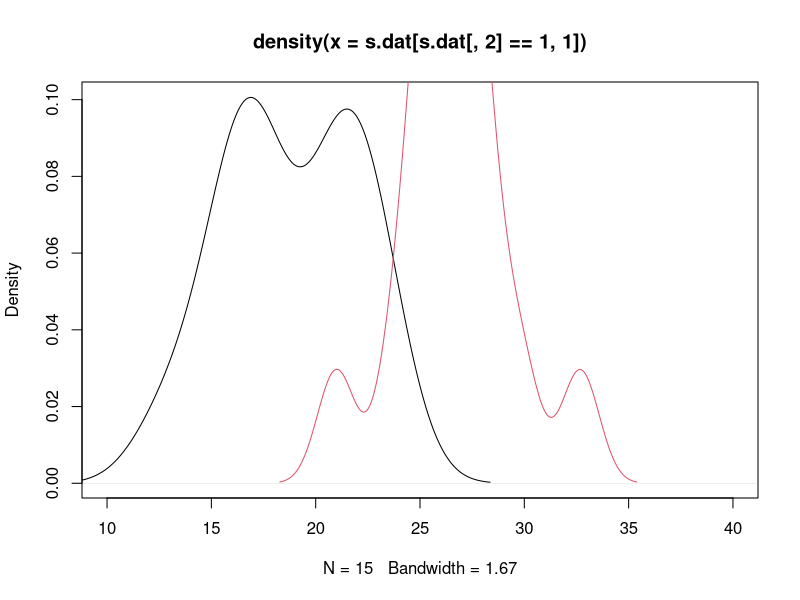
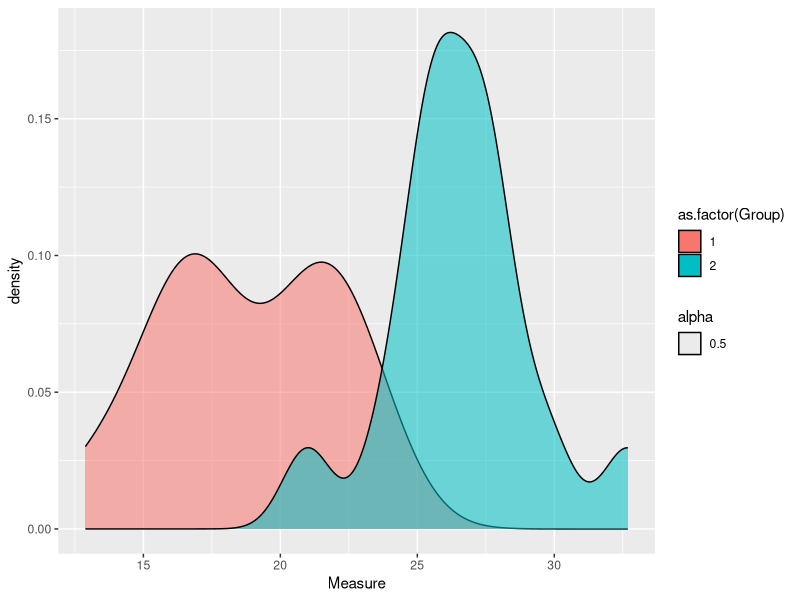
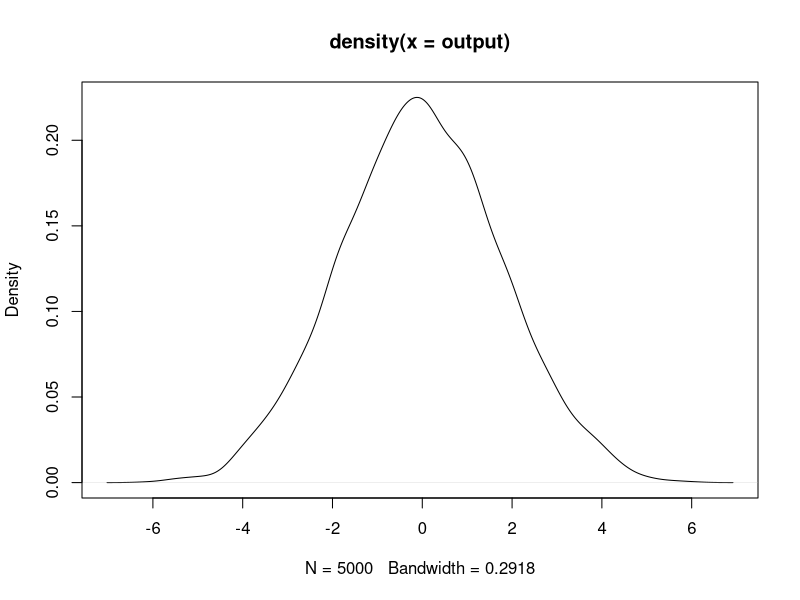
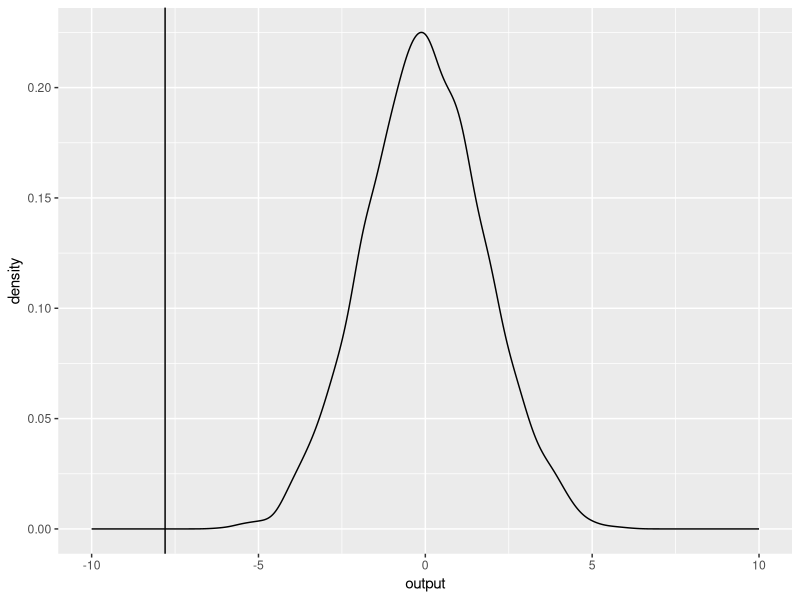
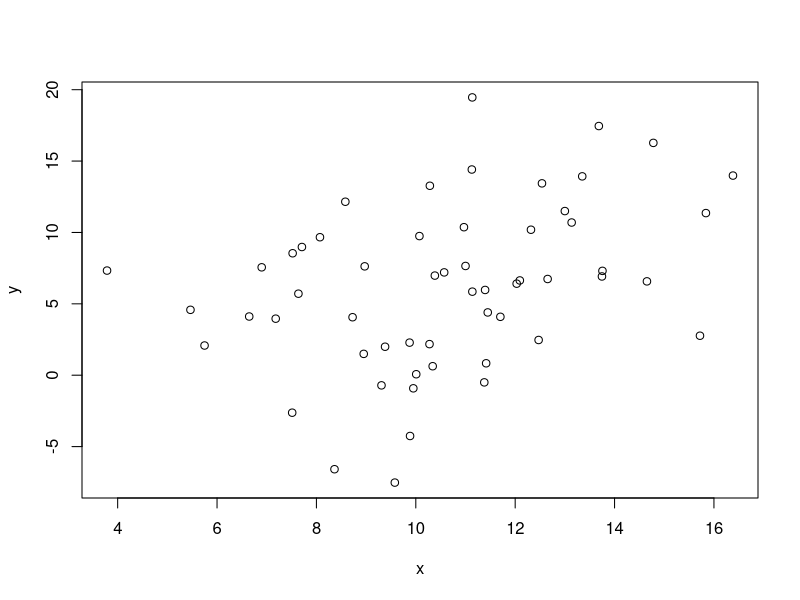

Write R code to recreate these figures, in order. (Note: this script raises an error after producing the figures.)
######Null models / Randomization tests code##########
# Date: 4/24/2012
# Author: E. M. Hart
# Description: Code to demonstrate and teach 
# null models and Monte Carlo methods.
# Includes plotting methods from standard R libraries
# and ggplot2 libraries
# requires two data files
# available at https://github.com/emhart/Misc_Func
# they are vaAnts.csv or aussieAnts.csv
#####################################################

###Example 1
# Simple test of difference of two means
####

#############Note I do some plots in regular and again in ggplot, so install ggplot if you want to try it.
#install.packages("ggplot2")
library(ggplot2)
###Generate two random data sets###

#set sample size
n <- 15

####Create data frame

s.dat <- data.frame(cbind(c(rnorm(n,20,3),rnorm(n,27,3)),c(rep(1,n),rep(2,n))))
colnames(s.dat) <- c("Measure","Group")
####Stanard R plot
plot(density(s.dat[s.dat[,2]==1,1]),xlim=c(10,40))
lines(density(s.dat[s.dat[,2]==2,1]),col=2)
####ggplot2 code
ggplot(s.dat,aes(x=Measure,group=as.factor(Group),fill=as.factor(Group),alpha=.5))+geom_density()

####Parametric t.test#####
tt1 <- t.test(x=s.dat[s.dat[,2]==2,1],y=s.dat[s.dat[,2]==1,1])

#####Randomization test#######
# In this case the test metric
# is if the difference between the two means
# is different from 0
############

##Set the number of randomizations
nran <- 5000
output <- vector()
for(i in 1:nran){
  ###Shuffle association via sample()
  new.ind <- sample(s.dat$G,length(s.dat$G),replace=F)
  output[i] <- mean(s.dat$M[new.ind==1]) - mean(s.dat$M[new.ind==2])
}

##Find true metric
true.val <- mean(s.dat[s.dat[,2]==1,1])-mean(s.dat[s.dat[,2]==2,1])
###Normal R plot
plot(density(output))
abline(v=true.val,col=2)
####ggplot2###
ggplot(as.data.frame(output),aes(x=output))+geom_density()+xlim(-10,10)+geom_vline(xintercept=true.val)

###Check true value against quantiles
quantile(output,c(.025,.975))



######### Boot strap linear regression to accont for non-independence
######### Here we test for signifigance of the slope
###Simulate regression data

x <- rnorm(80,10,3)
###You can adjust the parameter in the term below
### rnorm(80,0,4.5), increase the sd to change the effect
### of sample size.  As noise decreases, the importance of sample
### size also decreases
y <- cbind(rep(1,80),x)%*%c(.1,.6) + rnorm(80,0,4.5)
### the number of independent sites is 20
### now randomly sort them into groups
g.index <- vector()
for(i in 1:4){
  g.index <- c(g.index,sample(1:20,round(runif(1,10,20)),replace=F))
}
x <- x[1:length(g.index)]
y <- y[1:length(g.index)]
plot(x,y)
###Now check the full model without the bootstrap
summary(lm(y~x))
index<- 1:length(g.index)
###Create matrix to hold data
outmat <- matrix(0,ncol=2,nrow=n.sim)
###Code for progress bar
prog <- txtProgressBar(min=0, max=n.sim, char="*", style=3)

for(i in 1:n.sim){
    #define new resampled index
    rsamp.i <- vector()
    ##Loop through and randomly sample 1 instance from each site
    for(k in 1:length(unique(g.index))){
      ###Control for behavior of the sample function
      if(sum(g.index==k)>1){rsamp.i<- c(rsamp.i,sample(which(g.index==k),1))}
      if(sum(g.index==k)==1){rsamp.i <- c(rsamp.i,which(g.index==k))}
      
    }
    setTxtProgressBar(prog, i)
  t.mod <- lm(y[rsamp.i]~x[rsamp.i])
  outmat[i,] <- coef(t.mod)
    
}
hist(outmat[,2])
quantile(outmat[,2],c(.025,.975))

###Plot the full slope and then the boot strap slope in red

plot(x,y)
abline(lm(y~x))
abline(apply(outmat,2,mean),col=2)



#########A null model example from Gotelli 2000######
# A simple null model example

###Function to calculate C-Score our default metric
# See Gotelli 2000 for full description
# or Stone and Roberts 1990
# Input is a species x site data matrix
####

c.score <- function(sp.mat){
  CU <- vector()
  sp.num <- dim(sp.mat)[1]
  count <- 1
  for (i in 1:(sp.num-1)){
    for(k in (i+1):sp.num){
      #first count the number of shared sites
      Q <- sum(apply(rbind(sp.mat[i,],sp.mat[k,]),2,sum)==2)
      CU[count] <- (sum(sp.mat[i,])-Q)*(sum(sp.mat[k,])-Q)
      count<- count+1
    }
  }
  return(mean(CU))
}

#### Randomization algorithm########
#### this randomization algorithm is based on SIM9 from Gotelli 2000
#### In works by keeping row and column totals fixed
#### Inputs are:
#### sp.mat:  The presence-absence species x sits matrix
#### This is a brute force algorithm that uses a while loop
#### it has a fail safe for the loop, but may output bad results
### although it hasn't yet.  Also note that it can handle matrix saturation
### up to about 40% (40% of all values are 1's), after that it begins to seriously lag

sim9<-function(sp.mat){
r.size <- dim(sp.mat)[1]
c.size <- dim(sp.mat)[2]
##Define output matrix
outmat <- matrix(0,nrow=r.size,ncol=c.size)  
#get constraints
r.cons <- apply(sp.mat,1,sum)
c.cons <- apply(sp.mat,2,sum)
# create index list from constraints
r.i <- rep(1:r.size,r.cons)
c.i <- rep(1:c.size,c.cons)
# Randomize our vectors
index <- 1:length(r.i)
r.ind <- sample(1:length(r.i),length(r.i),replace=F)
c.ind <- sample(1:length(c.i),length(c.i),replace=F)
# create our first loop
nmat <- cbind(r.i[r.ind],c.i[c.ind])

# figure out how many duplicates we have
dup.i <- index[duplicated(nmat)]

count <- 1
# loop until all duplicates are removed
while(length(dup.i > 0) || count > 100){

# loop through each duplicate swapping out
# rows and columns
for(i in 1:length(dup.i)){
oldval.r <- nmat[dup.i[i],1]
oldval.c <- nmat[dup.i[i],2]

new.ind.r <- sample(r.ind,1)
new.ind.c <- sample(c.ind,1)

newval.r <- nmat[new.ind.r,1]
newval.c <- nmat[new.ind.c,2]


nmat[new.ind.r,1] <- oldval.r
nmat[new.ind.c,2] <- oldval.c


nmat[dup.i[i],1]<-newval.r
nmat[dup.i[i],2]<-newval.c

}
# recalculate number of duplicates
dup.i <- index[duplicated(nmat)]
# adjust failsafe counter
count <- count + 1
}
# set new matrix
outmat[nmat] <- 1

return(outmat)}


#####Just a bit of code to verify that the
#### randomization is working
### Uncomment to test
#r.c <- apply(rand.mat,1,sum)
#c.c <- apply(rand.mat,2,sum)
#test <- sim9(rand.mat)
#r.t <- apply(test,1,sum)
#c.t <- apply(test,2,sum)
#sum(c(r.c-r.t,c.c-c.t))

####randomization

###Generate random matrix
spec <- 10
sites <- 15
rand.mat <- rbinom(spec*sites,1,.35)
dim(rand.mat) <- c(spec,sites)

# set the number of simulations
# 5000 is a good compromise of speed and sample size
n.sim <- 5000
###calculate true value
t.val <- c.score(rand.mat)

prog <- txtProgressBar(min=0, max=n.sim, char="*", style=3)
null.vec <- vector()
for(i in 1:n.sim){
  tmp <-try(c.score(sim9(rand.mat)),silent=T)
  if(is.numeric(tmp)){ null.vec[i] <- tmp }
   ###Code for a progress bar
  setTxtProgressBar(prog, i)
  
}

hist(null.vec)
abline(v=t.val,col=2,lwd=2)
##Check the quantiles
quantile(null.vec,c(.025,.975),na.rm=T)

###Now use real data from Gotelli 2000, Virginia Ants
##Get vaAnts.csv from the github file
ants <- read.csv("vaAnts.csv")

###calculate true value
t.val <- c.score(ants)

ant.vec <- vector()

prog <- txtProgressBar(min=0, max=n.sim, char="*", style=3)
null.vec <- vector()
for(i in 1:n.sim){
    tmp <-try(c.score(sim9(ants)),silent=T)
   if(is.numeric(tmp)){ ant.vec[i] <- tmp }
  ###Code for a progress bar
  setTxtProgressBar(prog, i)
  
}

hist(ant.vec)
abline(v=t.val,col=2,lwd=2)
quantile(ant.vec,c(.025,.975),na.rm=T)

########### Abundance null models ########
### First select a metric ####
### In this case we use U ####

U.calc <- function(sp.mat){
  V <- var(apply(sp.mat,1,sum))
  W <- sum(apply(sp.mat,2,var))
  return(V/W)
}

###Function to draw from the log normal
r.Ni <- function(n,a){
  return(exp((rnorm(n)/(2*a))))
}

### Converts a matrix to a vector ###

find.matrix.index <- function(x.coord,y.coord,max.x){
  return.index <- vector()
  return.index <- ((y.coord -1)*max.x) + x.coord
  return(return.index)
}

###generate random matrix following Gotelli and Ulrich 2010

sites <- round(runif(1,5,50))
species <- round(runif(1,10,200))

sp.totals <- sort(r.Ni(species,.5),decreasing=T)
### Mimic veil line
Smax <- sample((species/2):species,1)
sp.totals <- sp.totals[1:Smax]

rand.mat <- matrix(0,ncol=sites,nrow=Smax)
ccA <- runif(sites,0,1)
for(i in 1:Smax){
rand.mat[i,] <- t(rmultinom(1,exp(sp.totals[i]),prob=ccA))
}



####Randomization IT, randomization 5 from Gotelli and Ulrich 2010

IT <- function(sp.mat){
  #get the total number of individuals
  i.t <- sum(sp.mat)
  ###calculate marginal probabilities for r and c
  r.p <- apply(sp.mat,1,sum)/i.t
  c.p <-  apply(sp.mat,2,sum)/i.t
  
  ####draw rows and colums
  new.row <- sample(1:length(r.p),i.t,replace=T,prob=r.p)
  new.col <- sample(1:length(c.p),i.t,replace=T,prob=c.p)
  ###Get vector positions for each now 
  vec.pos <- find.matrix.index(new.col,new.row,length(c.p))
  ###now sum all the counts
  my.counts <- table(vec.pos)
  #expand the count vector back into the right size for the matrix
  outmat <- rep(0,prod(dim(sp.mat)))
  outmat[as.numeric(names(my.counts))] <- my.counts
  dim(outmat) <- c(dim(sp.mat)[2],dim(sp.mat)[1])
  
   return(t(outmat))
}


t.val <- U.calc(rand.mat)
n.sim <- 5000
abun.rand<- vector()

prog <- txtProgressBar(min=0, max=n.sim, char="*", style=3)
null.vec <- vector()
for(i in 1:n.sim){
  tmp <-try(U.calc(IT(rand.mat)),silent=T)
  if(is.numeric(tmp)){ abun.rand[i] <- tmp }
  ###Code for a progress bar
  setTxtProgressBar(prog, i)
  }

hist(abun.rand)
abline(v=t.val,col=2,lwd=2)
quantile(abun.rand,c(.025,.975),na.rm=T)

#########Now using real data from 
## Gotelli and Ulrich ecological archives
ausAnts <- read.csv("aussieAnts.csv")
t.val <- U.calc(ausAnts)
n.sim <- 5000
ants.vec<- vector()

prog <- txtProgressBar(min=0, max=n.sim, char="*", style=3)
for(i in 1:n.sim){
  tmp <-try(U.calc(IT(ausAnts)),silent=T)
  if(is.numeric(tmp)){ ants.vec[i] <- tmp }
  ###Code for a progress bar
  setTxtProgressBar(prog, i)
}

hist(ants.vec,xlim=c(t.val,max(ants.vec)))
abline(v=t.val,col=2,lwd=2)
quantile(ants.vec,c(.025,.975),na.rm=T)


####Another example with the fish parasites data set
fishPar <- read.csv("fishParasites.csv")
t.val <- U.calc(fishPar)
n.sim <- 5000
fish.vec<- vector()

prog <- txtProgressBar(min=0, max=n.sim, char="*", style=3)
for(i in 1:n.sim){
  tmp <-try(U.calc(IT(fishPar)),silent=T)
  if(is.numeric(tmp)){ fish.vec[i] <- tmp }
  ###Code for a progress bar
  setTxtProgressBar(prog, i)
}

hist(fish.vec,xlim=c(t.val,max(fish.vec)))
abline(v=t.val,col=2,lwd=2)
quantile(ants.vec,c(.025,.975),na.rm=T)


####Integration example###########
x <- seq(-4,4,length=1000) 
y <- dnorm(x,0,1)
plot(x,y,type='l',ylim=c(0,.5))
###Set the lower limits of interest
ll <- -1
ul <- 1
######Hit and miss MC integration#####
###First pick domain
x.dom <- seq(-4,4,length=1000)
y.dom <- seq(0,.5,length=1000)
prog <- txtProgressBar(min=0, max=n.sim, char="*", style=3)
n.sim <- 10000
x.r <- y.r <- vector()
under.curve <- rep(0,n.sim)
for(i in 1:n.sim){
  ###Draw random x and y
  x.r[i] <- sample(x.dom,1)
  y.r[i] <- sample(y.dom,1)
  if(y.r[i] < dnorm(x.r[i],0,1)){
    ###Set further constraints on the x axis
    if(x.r[i] >= ll && x.r[i] <= ul){under.curve[i]<-1}}
  setTxtProgressBar(prog, i)
  
}

plot(-100,-100,ylim=range(y.dom),xlim=range(x.dom),col=2,lwd=2)
points(x.r,y.r,col=under.curve+1,pch=19)
lines(x,y,col=2,lwd=4)

f.h <- sum(under.curve)/n.sim
V.samp <- diff(range(x.dom))*diff(range(y.dom))
area <- f.h*V.samp









